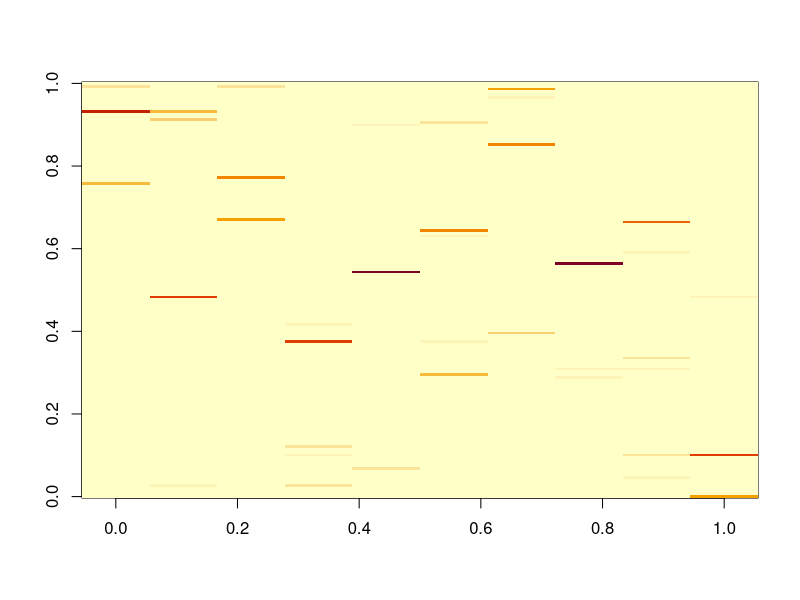
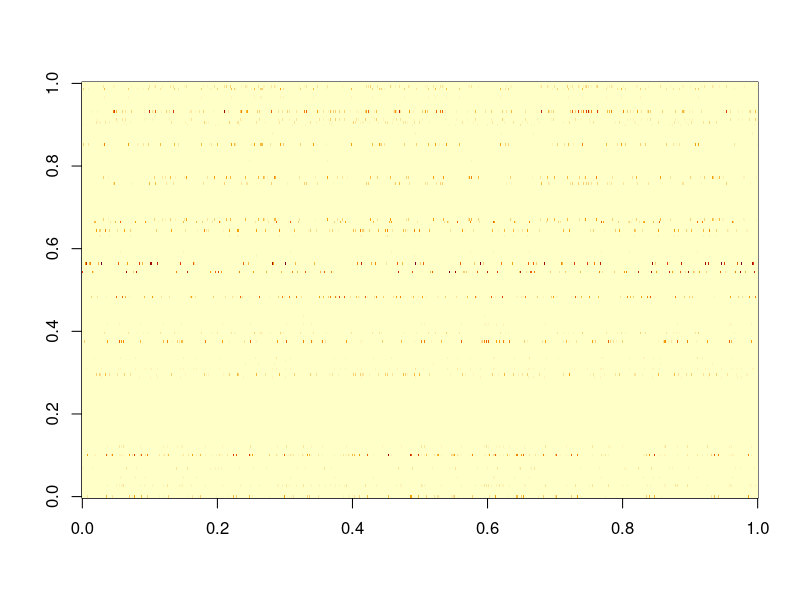

R code for these plots, in order: (Note: this script raises an error after producing the figures.)
rm(list=ls(all=TRUE))
library('MCMCpack')
set.seed(3)

nobs=1000
nloc=150

nclust=10
z.true=z=sample(1:nclust,size=nobs,replace=T)
theta.true=theta=rdirichlet(nclust,rep(0.01,nloc))
image(theta.true)
n=round(runif(nobs,min=50,max=250))

obs=matrix(NA,nobs,nloc)
for (i in 1:nobs){
  tmp=theta[z[i],]
  obs[i,]=rmultinom(1,size=n[i],prob=tmp)
}
image(obs)
rowSums(obs)[1:5]
n[1:5]

setwd('U:\\GIT_models\\cluster_tsegments_loc')
write.csv(obs,'fake data.csv',row.names=F)
